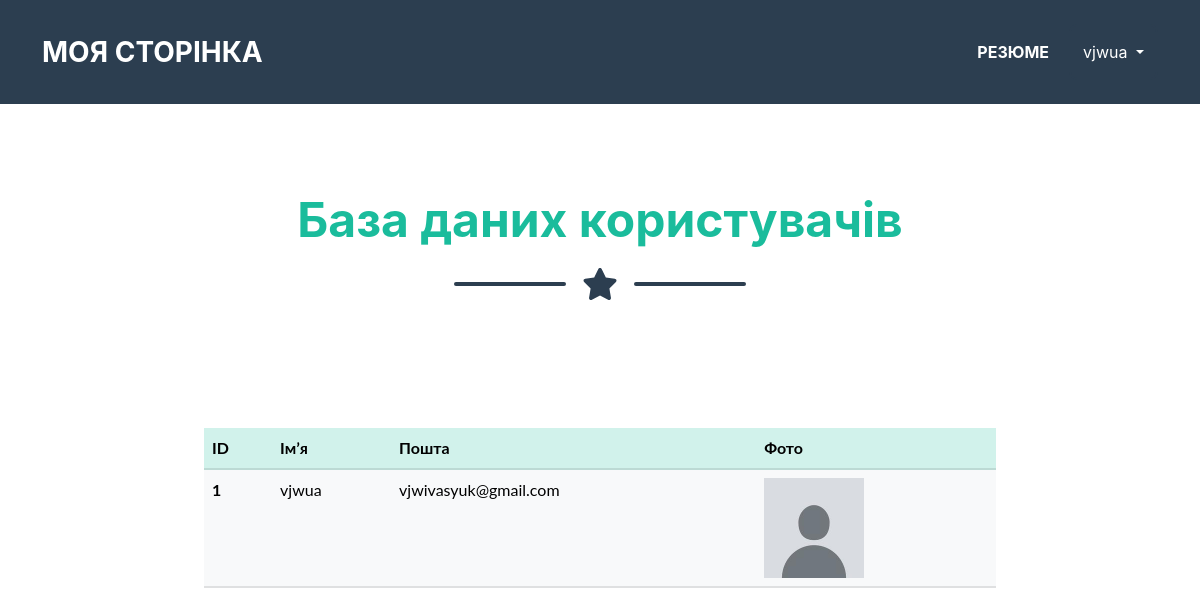
The page /auth/users (signed in) on the database as committed earlier.
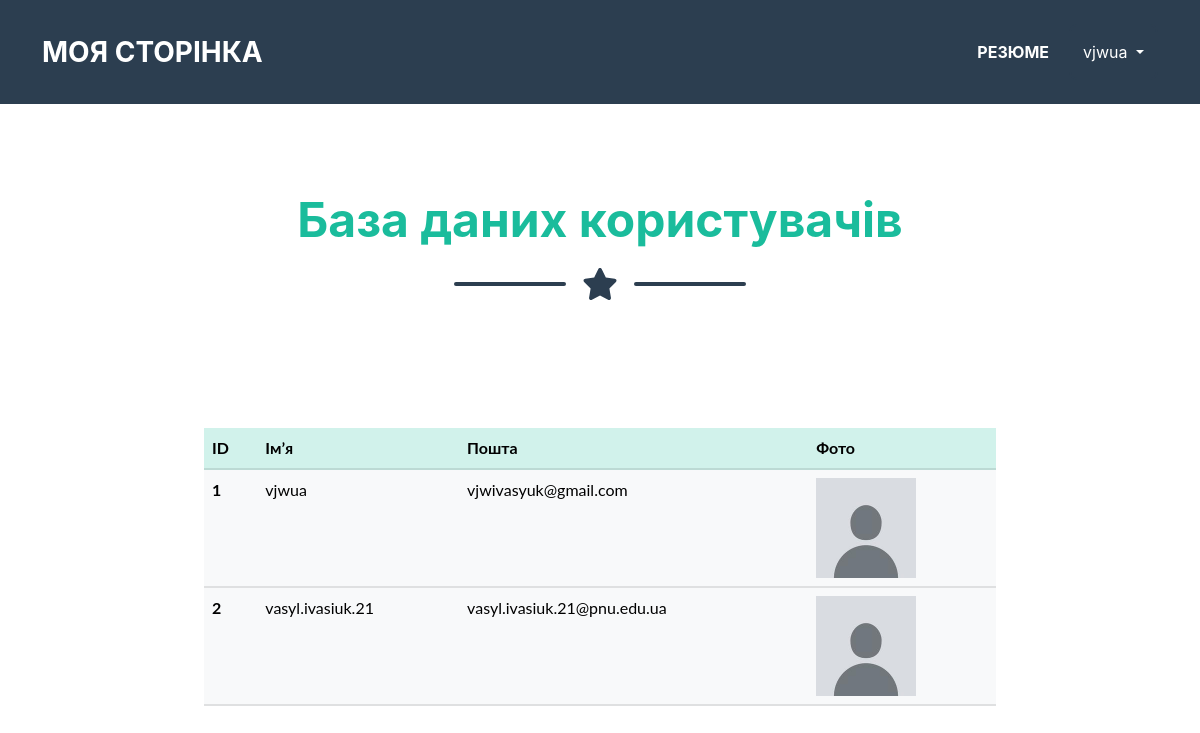
The same page on the database as committed later.
### app/auth/models.py (models this page shows, shortened)
class User(db.Model, UserMixin):
    id = db.Column(db.Integer, primary_key=True)
    username = db.Column(db.String(20), unique=True, nullable=False)
    email = db.Column(db.String(120), unique=True, nullable=False)
    about_me = db.Column(db.String(140))
    password = db.Column(db.String(60), nullable=False)
    image_file = db.Column(db.String(60), nullable=False, server_default='default.jpg')
    is_confirmed = db.Column(db.Boolean, nullable=False, default=False)
    confirmed_on = db.Column(db.DateTime, nullable=True)
    failed_login_attempts = db.Column(db.Integer, default=0)
    is_two_factor_enabled = db.Column(db.Boolean(), nullable=False, default=False)
    secret_token = db.Column(db.String,nullable=True)

### app/auth/views.py (the view)
@auth_blueprint.route('/users')
@login_required
def users():
    all_users = User.query.all()
    return render_template('users.html', all_users=all_users)

### app/auth/models.py (called while the page is built)
@login_manager.user_loader
def user_loader(user_id):
    return User.query.get(int(user_id))

### app/auth/templates/auth/users.html (shortened to what this page needs)
{% extends 'base.html' %}
{% block body %}
<section class="page-section" id="todo_table">
    <h2 class="page-section-heading text-center text-primary mb-0">База даних користувачів</h2>
    <div class="divider-custom">
        <div class="divider-custom-line"></div>
        <div class="divider-custom-icon"><i class="fas fa-star"></i></div>
        <div class="divider-custom-line"></div>
    </div>
</section>
<section>
    <div class="row justify-content-center">
        <div class="container col-md-8 col-lg-8">
            <table class="table table-light">
                <thead class="table-primary">
                    <tr class = "userTable">
                        <th class = "userTable">ID</th>
                        <th class = "userTable">Імʼя</th>
                        <th class = "userTable">Пошта</th>
                        <th class = "userTable">Фото</th>
                    </tr>
                </thead>
                <tbody>
                    {% for user in all_users %}
                    <tr>
                        <th scope="row">{{ user.id }}</th>
                        <td class = "userTable">{{ user.username }}</td>
                        <td class = "userTable">{{ user.email }}</td>
                        <td class="databaseOutputTable"><img src="{{url_for('static', filename='profile_pics/' + user.image_file)}}" width="100" height="100" ></td>
                    </tr>
                    {% endfor %}
                </tbody>
            </table>
        </div>
    </div>
</section>
{% endblock %}

### app/templates/base.html (shortened to what this page needs)
<!DOCTYPE html>
<html>
<head>
    <link rel="stylesheet" type="text/css" href={{ url_for('static', filename='css/styles.css') }}>
</head>
<body>
    {% include 'nav.html' %}
    {% block body %}
    {% endblock %}
</body>
</html>

### app/templates/nav.html (shortened to what this page needs)
{% set menu = {
    "Резюме": "00"
} %}
<nav class="navbar navbar-expand-lg bg-secondary text-uppercase" id="mainNav">
    <div class="container">
        <a class="navbar-brand" href="{{url_for("home_bp.home")}}">Моя сторінка</a>
        <div class="collapse navbar-collapse" id="navbarResponsive">
            <ul class="navbar-nav ms-auto">
                {%for name, url in menu.items() %}
                <li class="nav-item mx-0 mx-lg-1"><a class="nav-link py-3 px-0 px-lg-3 rounded" href={{url}}> {{ name | upper}} </a></li>
                {% endfor %}
                {% if current_user.is_authenticated %}
                    <div class="btn-group">
                        <button class="btn btn-secondary dropdown-toggle " type="button" id="dropdownMenuButton" data-bs-toggle="dropdown" aria-haspopup="true" aria-expanded="false">
                            {{ current_user.username }}
                        </button>
                    </div>
                {% else %}
                    <li class="nav-item mx-0 mx-lg-1"><a class="nav-link py-3 px-0 px-lg-3 rounded" href={{ url_for('auth_bp.login') }}> Увійти </a></li>
                {% endif %}
            </ul>
        </div>
    </div>
</nav>

Rows that differ between the two databases and show on the page:
added User: id "2", username "vasyl.ivasiuk.21", email "vasyl.ivasiuk.21@pnu.edu.ua", image_file (placeholder picture)
